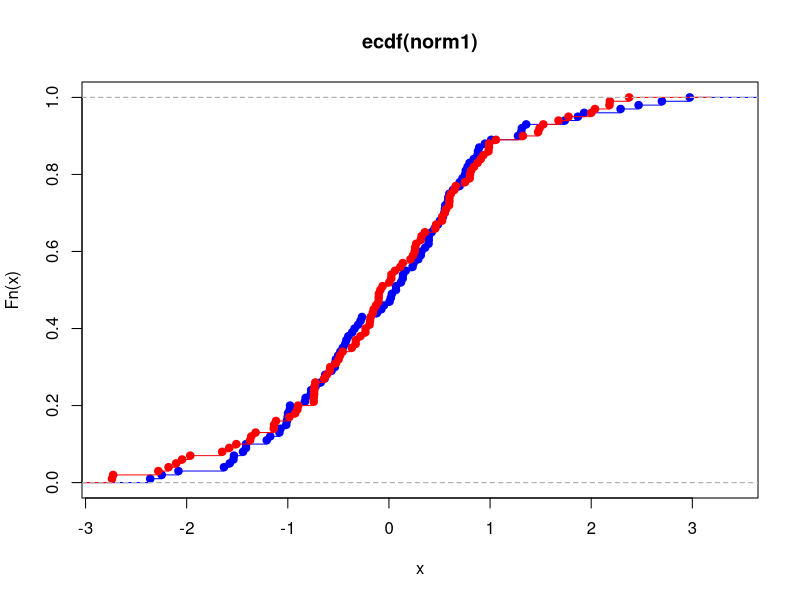
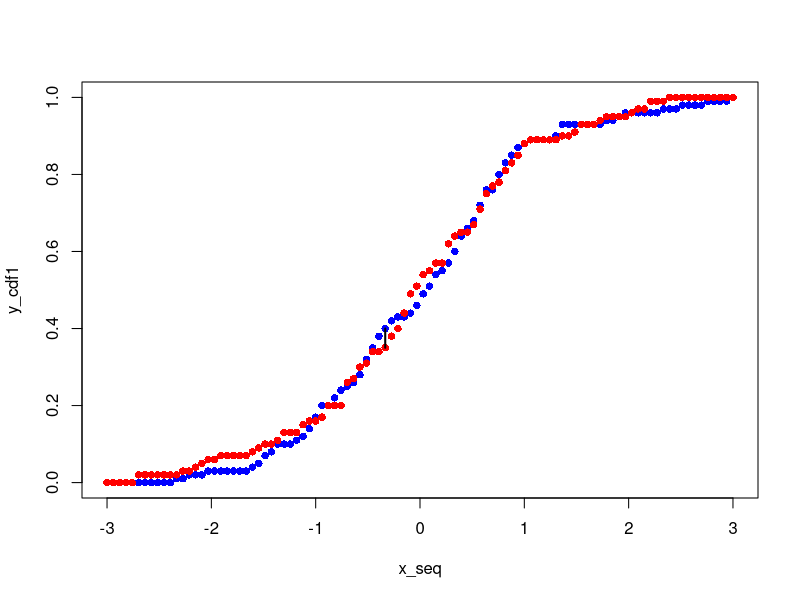
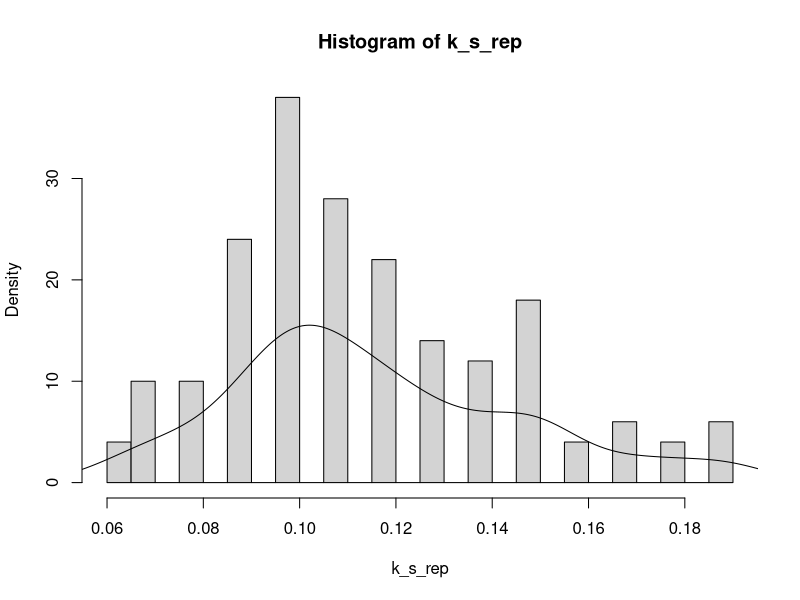
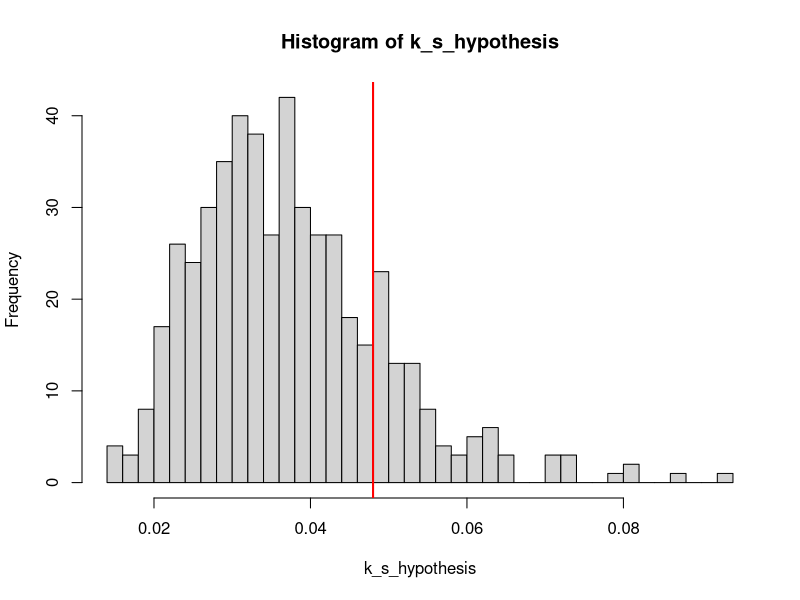
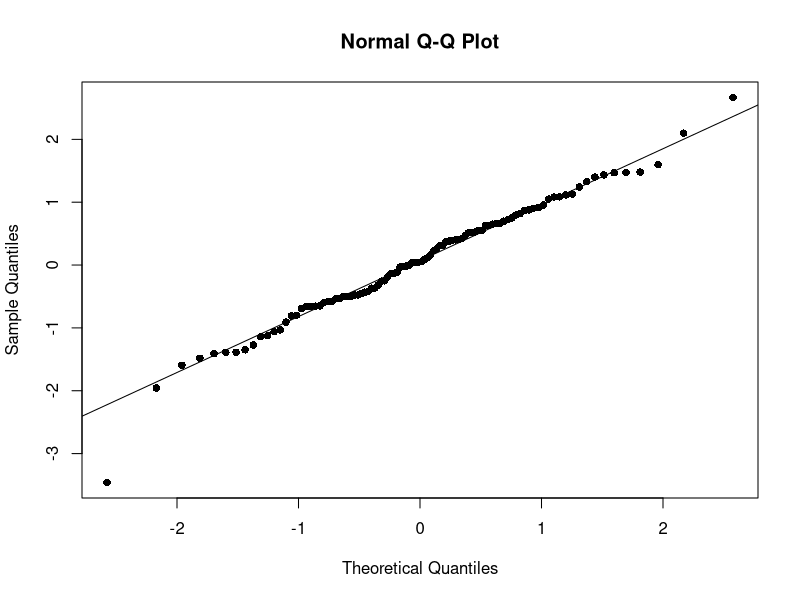
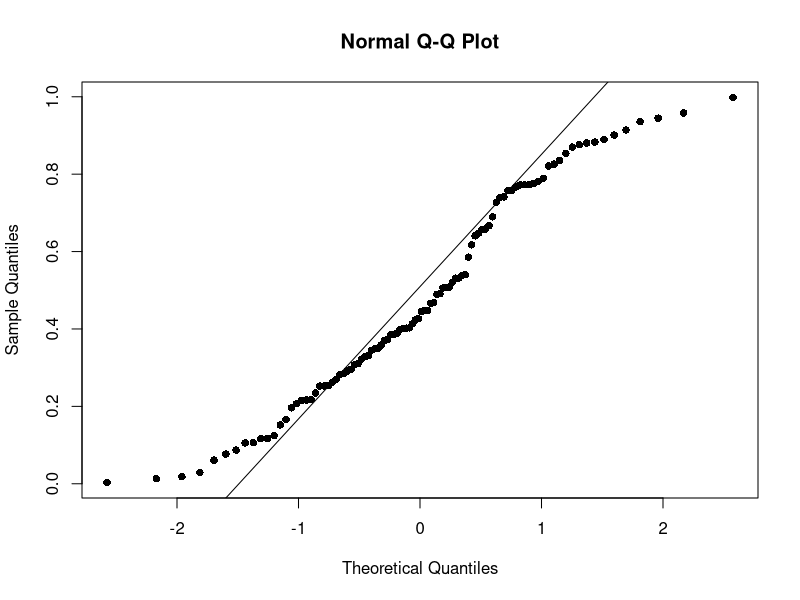
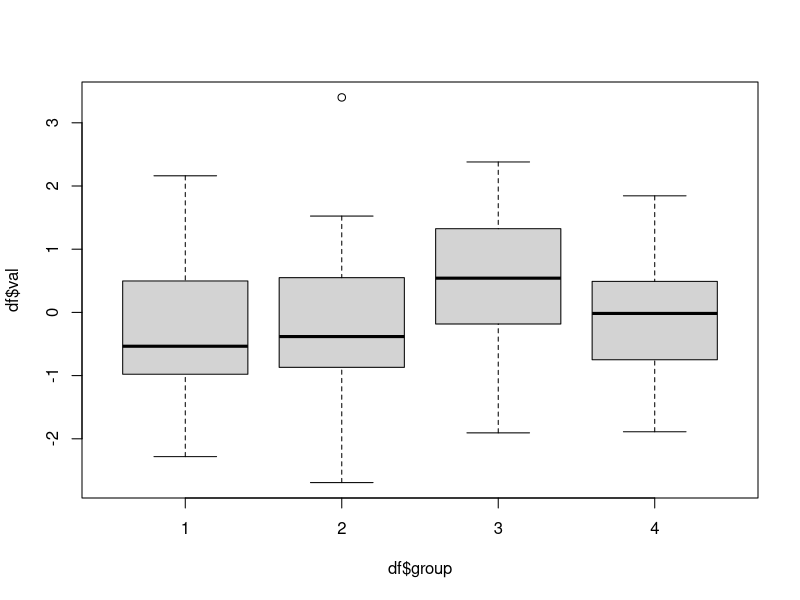
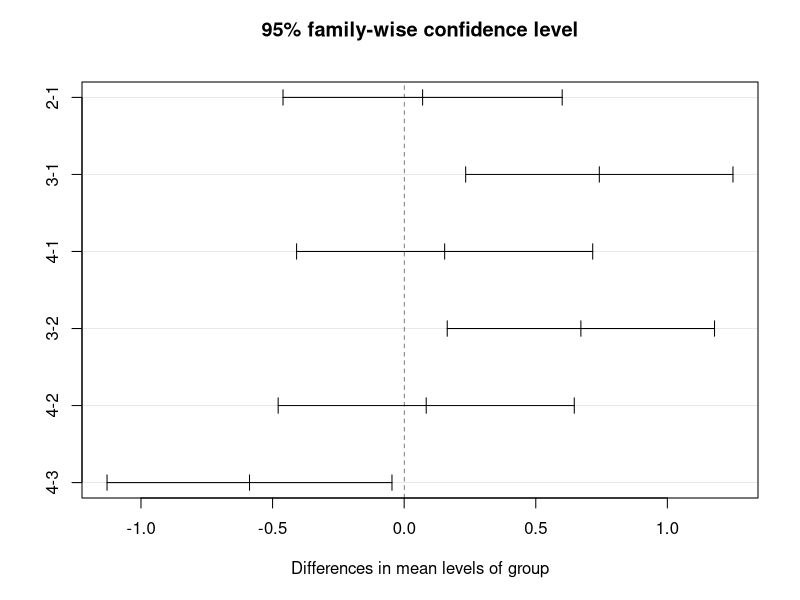

Recreate these plots in R, in order.
##--------------------------------------------
##
## Counting/Probability R code (lecture 4)
##
## Class: PCE Data Science Methods Class
##
## Contains examples of:
##
## -More on Hypothesis Testing, CLT, and Regression
##
##--------------------------------------------


##-----K-S Test-----

norm1 = rnorm(100,mean=0,sd=1)
norm2 = rnorm(100,mean=0,sd=1)

plot(ecdf(norm1), col='blue')
lines(ecdf(norm2), col='red')

# Have to standardize the x-values
x_seq = seq(-3,3,len=100)
y_cdf1 = sapply(x_seq, function(x){
  sum(norm1<x)/length(norm1)
})
y_cdf2 = sapply(x_seq, function(x){
  sum(norm2<x)/length(norm1)
})

plot(x_seq,y_cdf1, col='blue', pch=16)
points(x_seq,y_cdf2,col='red', pch=16)

k_s_stat = max(abs(y_cdf1-y_cdf2))
# where does it occur?
k_index = which.max(abs(y_cdf1-y_cdf2))
k_s_x = x_seq[k_index]
# Add to plot
lines(c(k_s_x,k_s_x), c(y_cdf1[k_index],y_cdf2[k_index]),
      col='black', lwd=2)

# Create k-s statistic function
ks_stat = function(x_min,x_max, dist_a, dist_b){
  x_seq = seq(x_min,x_max,len=1000)
  y_cdf1 = sapply(x_seq, function(x){
    sum(dist_a<x)/length(dist_a)
  })
  y_cdf2 = sapply(x_seq, function(x){
    sum(dist_b<x)/length(dist_b)
  })
  k_s_stat = max(abs(y_cdf1-y_cdf2))
  return(k_s_stat)
}

# Check to make sure
ks_stat(-3, 3, norm1, norm2)

# What should we expect? Is this an ok value?...

##----Repeat N Times-----
N = 10000
k_s_rep = sapply(1:100, function(i){
  dist_a = rnorm(100,mean=0,sd=1)
  dist_b = rnorm(100,mean=0,sd=1)
  return(ks_stat(-3, 3, dist_a, dist_b))
})

hist(k_s_rep, breaks=30, freq=FALSE)
lines(density(k_s_rep))

##----Empirical One Tailed KS test-----
# Alternative hypothesis is that the k-s- statistic
#  is greater than the "expected value".

dist1 = rnorm(1000, mean=0.05, sd = 1)
dist2 = rnorm(1000, mean=0, sd = 1)

# We hypothesize that dist2 is normal(0,1), like we know dist1 is.

k_s_stat = ks_stat(-5,5, dist1, dist2)

# What should the distribution be?
# i.e. what is the expected value?
k_s_hypothesis = sapply(1:500, function(i){
  dist_a = rnorm(1000,mean=0,sd=1)
  dist_b = rnorm(1000,mean=0,sd=1)
  return(ks_stat(-3, 3, dist_a, dist_b))
})

# Histogram of the NULL hypothesis
hist(k_s_hypothesis, breaks=30)
# Add a line of the observation
abline(v=k_s_stat, col='red', lwd=2)


empirical_p_value = sum(k_s_hypothesis>k_s_stat)/500


##-----Shapiro-Wilk's Test----
dist_a = rnorm(100,mean=0,sd=1)
shapiro.test(dist_a)
# Can NOT reject null that dist_a is from a normal population.

dist_b = runif(100)
shapiro.test(dist_b)
# Why is this rejected? Because the uniform distribution is *flat* (kurtosis)

##----Look at Normal Quantile-Quantile Plot----
qqnorm(dist_a, pch=16)
qqline(dist_a)

qqnorm(dist_b, pch=16)
qqline(dist_b)

##-----ANOVA Example-----
df = data.frame('group'=c(rep(1,50),
                          rep(2,50),
                          rep(3,60),
                          rep(4,40)),
                'val' = c(rnorm(50, mean=0, sd=1),
                          rnorm(50, mean=0, sd=1),
                          rnorm(60, mean=0.5, sd=1), # Note different mean here
                          rnorm(40, mean=0, sd=1)))
df$group = factor(df$group) # Make sure your groups are a factor (for further analysis below)

boxplot(df$val ~ df$group)
df_aov = aov(val ~ group, data = df)
summary(df_aov)

# we get statistics on the groups and total residuals:
# DF = degrees of freedom
# Sum Sq = sum of squares
# Mean Sq = Mean Squared Error
# F -value = our statistic based on a ratio of Mean Square Errors
# Pr(>F) = p-value for the NULL hypothesis that all groups are the same.

# BUT WHICH GROUP IS DIFFERENT? ANOVA does not tell us which.  We need 
#  to further test to find out.

tukey_anova = TukeyHSD(df_aov)  # Tukey's Range test:
tukey_anova
# This test is built on the distribution of testing two means (say mean1 and mean2),
#   and the statistic is given by (mean1 - mean2)/sd(both samples)
#   Know that this statistic has a known (albeit uncommon) distribution and this allows us
#   (or R) to create multiple hypotheses (pairwise tests).
plot(tukey_anova)

##----CLT and Confidence Intervals----
# Let's create a NOT normal distribution
x = c(rnorm(1000),rnorm(1000,mean=3,sd=0.5))
plot(density(x)) # Definitely not normal

# generate 100 samples
x_samples = lapply(1:500, function(i) sample(x, size=50, replace=TRUE))
x_means = lapply(x_samples, mean)
hist(unlist(x_means))
qqnorm(unlist(x_means)) # Yay normality!
qqline(unlist(x_means))

pop_mean_estimate = mean(unlist(x_means))
pop_mean_sd = sd(unlist(x_means))

actual_mean = mean(x)

# Create an alpha-level confidence interval
#    it will be two tailes, so we need (1+alpha)/2
alpha = 0.95
half_width = qnorm((1+alpha)/2, mean=pop_mean_estimate, sd = pop_mean_sd) - pop_mean_estimate

ci_low = pop_mean_estimate - half_width
ci_high = pop_mean_estimate + half_width

print(paste('The actual mean is',round(actual_mean,3)))
print(paste('The',alpha,'level CI is (',round(ci_low,3),',',round(ci_high,3),').'))

# What happens to the width of the CI
#   when we increase or decrease the alpha level?

##---Confidence interval of monty hall switching-----

resample <- function(x, ...) x[sample.int(length(x), ...)]

n=1000
switch_outcomes = sapply(1:n, function(x){
  prize = resample(1:3,1)           # select a prize
  non_prizes = setdiff(1:3,prize)   # set the non-prizes
  first_pick = resample(1:3,1)      # select a door
  revealed_non_prize = resample(setdiff(non_prizes,first_pick),1) # reveal a non-prize/non-selected door
  switch_pick = setdiff(1:3,c(first_pick,revealed_non_prize))     # select the other door
  return(switch_pick==prize)
})

sample_mean = mean(switch_outcomes)
sample_var = var(switch_outcomes)

alpha_level = .99
scaled_var = sample_var/sqrt(n)

# How many sd's away from the mean is our cutoff?
n_sds = qnorm((1+alpha_level)/2)
# or
n_sds = -qnorm((1-alpha_level)/2)

c_i_upper = sample_mean + n_sds*sqrt(scaled_var)
c_i_lower = sample_mean - n_sds*sqrt(scaled_var)

print('Population Mean Estaimate:')
print(paste(round(sample_mean,3),'with a',100*alpha_level,'% CI: (',
            round(c_i_lower,3),',',round(c_i_upper,3),').'))

# Try changing the alpha-level:
# A lower alpha level, say 0.9 (90% C.I.) will be smaller because
#   we are going to be LESS sure of where the population mean is.
#
# A higher alpha level, say 0.99 (99% C.I.) will be larger because
#   we are going to be MORE confident of where the population mean is.

##-----Interpret Slope Example-----
lv_high_temps = c(100,91,101,102,112,89,103, 96, 105)
lv_flamingo_hc = c(5971, 5980, 6366, 6771, 6699, 5888, 6119, 6341, 6550)

lv_flamingo_hc = lv_flamingo_hc[order(lv_high_temps)]
lv_high_temps = lv_high_temps[order(lv_high_temps)]

plot(lv_high_temps, lv_flamingo_hc)
slope_guess = (lv_flamingo_hc[1] - lv_flamingo_hc[9])/(lv_high_temps[1] - lv_high_temps[9])

# Pick a point, and calculate the y-intercept:
# y = mx + b,   or   b = y - mx
y_int_guess = lv_flamingo_hc[1] - slope_guess * lv_high_temps[1]

abline(y_int_guess, slope_guess)

# What are the units of the slope?
#   remember that all the terms in y = mx + b have the same units,
#   so the units of m must be in terms of (units of y)/(units of x)

# How do I interpret the slope?
#  For every 1 increase in x, y must increase my 'm'!

##-----Linear Regression Example-----

x = 1:20
y = x + rnorm(20, mean=0, sd=3)

plot(x,y,pch=16, main="Sample Data")
true_y = 1:20
lines(x,true_y, col='blue')

SSE = sum((y - true_y)^2)

# Pick a random line and see SSE
y_rand1 = 0.75 * x
sse_rand1 = sum((y - y_rand1)^2)

y_rand2 = 0.85 * x
sse_rand2 = sum((y - y_rand2)^2)

# Calculate SSE for a sequence of slopes to see min
slopes_test = seq(0.75,1.25, len=1000)
sse_slopes = sapply(slopes_test, function(m) sum((y - (m * x))^2))
plot(slopes_test, sse_slopes, pch=16, type='l')
grid()

# find min
slope_min = slopes_test[which.min(sse_slopes)]

# What if I just predicted the average y value (horizontal line?
y_avg = rep(mean(true_y), length(x))
plot(x,y,pch=16)
lines(x,y_avg)

SST = sum((y - y_avg)^2)  # Sum of Squares Total

# Proportion of variablity explained by predicting y from x
1 - SSE/SST  # This is called R-squared.  It is interpreted as
             #  the % of variance explained in the model (more than the average)


##-----Least Squares Regression in R-----
best_fit_line = lm(y~x)
plot(x,y,pch=16)
abline(best_fit_line)

summary(best_fit_line)

# Note the better r-squared.
#
# Also, the 'Adjusted R-squared' tries to take into account
#   the fact that adding random predictors will eventually
#   make your prediction better.  So it adjusts the R-squared
#   by the ratio:
#
#    (N-1)
#   -------     ,  N = # of obs.,   k = # of variables
#   (N-k-1)
#


##----Negative R Squared-----

x = 1:50
y = 2 * x + 5 * rnorm(length(x), mean=5, sd=3)
plot(x,y, pch=16, ylim=c(0,150), xlim=c(0,50))
grid()

# add the mean line
y_mean = rep(mean(y), length(x))
lines(x, y_mean, col="black")

# add best fit line
best_line = lm(y~x)
abline(best_line, col="gray23", lty=2)

# add a horrible line
horrid_line = -2 * x + 150
lines(x, horrid_line, col="red")

# Best fit R^2:
summary(best_line)

# Horrid fit R^2:
SSE = sum(( horrid_line - y )^2)
SST = sum(( y_mean - y )^2)
1 - SSE/SST

# Plot the errors
plot(x, (horrid_line - y)) # Ugh! A trend in the errors exists!
plot(x, (best_line$fitted.values - y)) # Yay!  No apparent trend!

# Mean of the best fit line errors
mean(horrid_line - y)
mean(best_line$fitted.values - y) # Bias is essentially zero!

# Look at mean of the absolute values of the errors
mean(abs(best_line$fitted.values - y))  # What does this mean?

# Look at summary of fit
summary(best_line)

# Residuals: Tells us about the residuals. (Better to look at a plot)
#
# Coefficients:
#  -Intercept
#  -Slope for each X variable
#    -Estimates, Std. Error
#    -t-value:  This is the statistic for a test
#               if the parameter is different than 0 (two tailed)
#    - Pr(>|t|):  This the p-value for the above
#                 hypothesis test (with sig. codes)

# Residual Standard Error: Standard deviation of the residuals
# Multiple R Squared: Measure of variation explained
#     -Adjusted R Squared: Controls for # of independent variables
# F Statistic: Hypothesis test comparing model fit against random noise

# Confidence Interval for parameters
slope_est = summary(best_line)$coefficients[2]
y_int_est = summary(best_line)$coefficients[1]

slope_st_err = summary(best_line)$coefficients[4]
y_int_st_err = summary(best_line)$coefficients[3]

# Here we use the t-distribution for alpha-confidence cutoffs
#   because we do not know the inherent population variance!

alpha_level = 0.95

n_sds = qt((1+alpha_level)/2, df = length(x)-2) # t distribution!
c_i_lower_slope = slope_est - n_sds * slope_st_err
c_i_upper_slope = slope_est + n_sds * slope_st_err

print('Slope Estimate:')
print(paste(round(slope_est,3),'with a',100*alpha_level,'% CI: (',
            round(c_i_lower_slope,3),',',round(c_i_upper_slope,3),').'))

c_i_lower_yint = y_int_est - n_sds * y_int_st_err
c_i_upper_yint = y_int_est + n_sds * y_int_st_err

print('Y-Intercept Estimate:')
print(paste(round(y_int_est,3),'with a',100*alpha_level,'% CI: (',
            round(c_i_lower_yint,3),',',round(c_i_upper_yint,3),').'))


##-------Homework 4 Hint-------
# You will need to sum across zip codes.
# 
# Note that zip code units will be proportions.
# Here it is ok to average them because the proportions have the
#   same denominator (per X admissions)

test_data = data.frame('Label'=letters[1:10],
                       'x_val1'=1*rnorm(10), 'y_val1' = 1*rnorm(10),
                       'x_val2'=2*rnorm(10), 'y_val2' = 2*rnorm(10),
                       'x_val3'=3*rnorm(10), 'y_val3' = 3*rnorm(10),
                       'x_val4'=4*rnorm(10), 'y_val4' = 4*rnorm(10),
                       'x_val5'=5*rnorm(10), 'y_val5' = 5*rnorm(10),
                       'x_val6'=6*rnorm(10), 'y_val6' = 6*rnorm(10),
                       'x_val7'=7*rnorm(10), 'y_val7' = 7*rnorm(10),
                       'x_val8'=8*rnorm(10), 'y_val8' = 8*rnorm(10),
                       'x_val9'=9*rnorm(10), 'y_val9' = 9*rnorm(10),
                       'x_val10'=10*rnorm(10), 'y_val10' = 10*rnorm(10))

# Get the averages of all columns
test_data_avgs = apply(test_data[-1],2,mean)

x_vals = test_data_avgs[grepl('^x_val[0-9]+$', names(test_data_avgs), perl = TRUE)]
y_vals = test_data_avgs[grepl('^y_val[0-9]+$', names(test_data_avgs), perl = TRUE)]

x_diffs = diff(x_vals)
y_diffs = diff(y_vals)
